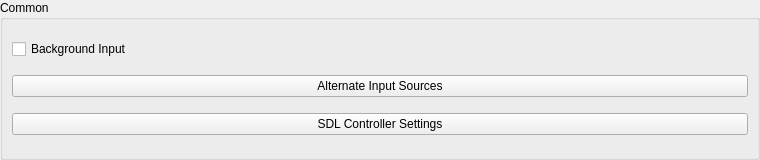
<?xml version="1.0" encoding="UTF-8"?>
<ui version="4.0">
 <class>CommonControllersWidget</class>
 <widget class="QWidget" name="CommonControllersWidget">
  <property name="geometry">
   <rect>
    <x>0</x>
    <y>0</y>
    <width>760</width>
    <height>160</height>
   </rect>
  </property>
  <layout class="QVBoxLayout" name="rootLayout">
   <property name="leftMargin">
    <number>0</number>
   </property>
   <property name="topMargin">
    <number>0</number>
   </property>
   <property name="rightMargin">
    <number>0</number>
   </property>
   <property name="bottomMargin">
    <number>0</number>
   </property>
   <item>
    <widget class="QGroupBox" name="commonGroup">
     <property name="title">
      <string extracomment="This is &quot;common&quot; as in &quot;shared&quot;, not the opposite of &quot;uncommon&quot;">Common</string>
     </property>
     <layout class="QVBoxLayout" name="commonLayout">
      <item>
       <widget class="QCheckBox" name="backgroundInputCheckBox">
        <property name="text">
         <string>Background Input</string>
        </property>
       </widget>
      </item>
      <item>
       <widget class="QPushButton" name="alternateInputSourcesButton">
        <property name="text">
         <string>Alternate Input Sources</string>
        </property>
        <property name="autoDefault">
         <bool>false</bool>
        </property>
       </widget>
      </item>
      <item>
       <widget class="QPushButton" name="sdlControllerSettingsButton">
        <property name="text">
         <string>SDL Controller Settings</string>
        </property>
        <property name="autoDefault">
         <bool>false</bool>
        </property>
       </widget>
      </item>
     </layout>
    </widget>
   </item>
  </layout>
 </widget>
 <tabstops>
  <tabstop>backgroundInputCheckBox</tabstop>
  <tabstop>alternateInputSourcesButton</tabstop>
  <tabstop>sdlControllerSettingsButton</tabstop>
 </tabstops>
 <resources/>
 <connections/>
</ui>
